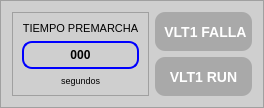
                    <widget class="QFrame" name="frame_5">
                     <property name="styleSheet">
                      <string notr="true">background-color: rgb(207, 207, 207);</string>
                     </property>
                     <property name="frameShape">
                      <enum>QFrame::StyledPanel</enum>
                     </property>
                     <property name="frameShadow">
                      <enum>QFrame::Raised</enum>
                     </property>
                     <layout class="QHBoxLayout" name="horizontalLayout_14">
                      <item>
                       <widget class="QFrame" name="frame_28">
                        <property name="frameShape">
                         <enum>QFrame::StyledPanel</enum>
                        </property>
                        <property name="frameShadow">
                         <enum>QFrame::Raised</enum>
                        </property>
                        <layout class="QVBoxLayout" name="verticalLayout_14">
                         <item>
                          <widget class="QLabel" name="label_9">
                           <property name="font">
                            <font>
                             <pointsize>8</pointsize>
                            </font>
                           </property>
                           <property name="text">
                            <string>TIEMPO PREMARCHA</string>
                           </property>
                           <property name="alignment">
                            <set>Qt::AlignCenter</set>
                           </property>
                          </widget>
                         </item>
                         <item>
                          <widget class="QLabel" name="premarcha_1">
                           <property name="font">
                            <font>
                             <pointsize>-1</pointsize>
                             <weight>75</weight>
                             <bold>true</bold>
                            </font>
                           </property>
                           <property name="styleSheet">
                            <string notr="true">QLabel {
    background-color: transparent; /* Fondo transparente */
    color: black; /* Color del texto (puedes cambiarlo) */
    border: 2px solid blue; /* Borde azul de 2px */
    border-radius: 10px; /* Bordes redondeados */
    padding: 5px; /* Espaciado interno */
    font-size: 12px;
    font-weight: bold; /* Texto en negrita */
}</string>
                           </property>
                           <property name="text">
                            <string>000</string>
                           </property>
                           <property name="alignment">
                            <set>Qt::AlignCenter</set>
                           </property>
                          </widget>
                         </item>
                         <item>
                          <widget class="QLabel" name="label_11">
                           <property name="font">
                            <font>
                             <pointsize>7</pointsize>
                            </font>
                           </property>
                           <property name="text">
                            <string>segundos</string>
                           </property>
                           <property name="alignment">
                            <set>Qt::AlignCenter</set>
                           </property>
                          </widget>
                         </item>
                        </layout>
                       </widget>
                      </item>
                      <item>
                       <layout class="QVBoxLayout" name="verticalLayout_13">
                        <item>
                         <widget class="QLabel" name="falla_1">
                          <property name="font">
                           <font>
                            <pointsize>-1</pointsize>
                            <weight>75</weight>
                            <bold>true</bold>
                           </font>
                          </property>
                          <property name="styleSheet">
                           <string notr="true">QLabel {
    background-color: #A9A9A9; /* Color plomo */
    color: white; /* Letra blanca */
    border-radius: 10px; /* Bordes redondeados */
    padding: 5px; /* Espaciado interno */
    font-size: 14px;
    font-weight: bold; /* Texto en negrita */
}</string>
                          </property>
                          <property name="text">
                           <string> VLT1 FALLA</string>
                          </property>
                          <property name="alignment">
                           <set>Qt::AlignCenter</set>
                          </property>
                         </widget>
                        </item>
                        <item>
                         <widget class="QLabel" name="run_1">
                          <property name="font">
                           <font>
                            <pointsize>-1</pointsize>
                            <weight>75</weight>
                            <bold>true</bold>
                           </font>
                          </property>
                          <property name="styleSheet">
                           <string notr="true">QLabel {
    background-color: #A9A9A9; /* Color plomo */
    color: white; /* Letra blanca */
    border-radius: 10px; /* Bordes redondeados */
    padding: 5px; /* Espaciado interno */
    font-size: 14px;
    font-weight: bold; /* Texto en negrita */
}</string>
                          </property>
                          <property name="text">
                           <string>VLT1 RUN</string>
                          </property>
                          <property name="alignment">
                           <set>Qt::AlignCenter</set>
                          </property>
                         </widget>
                        </item>
                       </layout>
                      </item>
                     </layout>
                    </widget>
